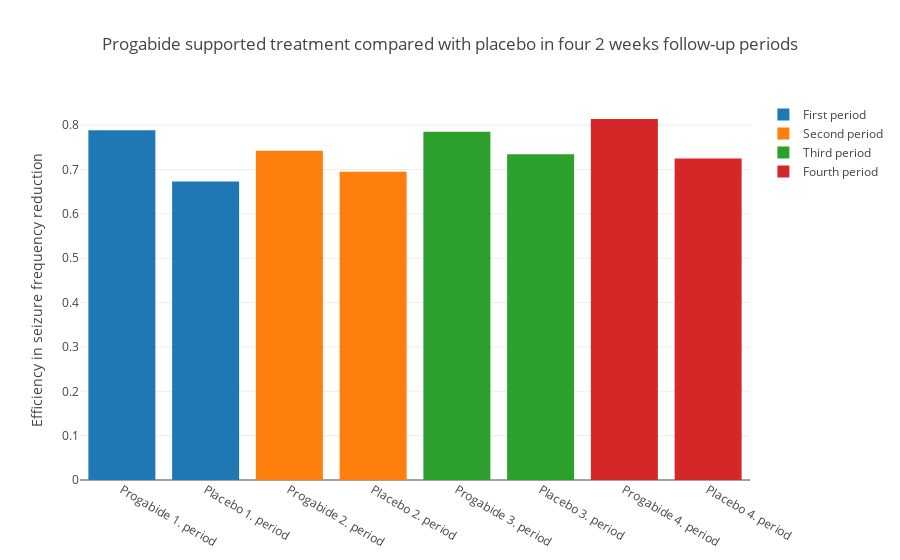

This figure's notebook cell:
### Code cell
trace1 = go.Bar(
    x = ["Progabide 1. period", "Placebo 1. period"],
    y = [progabide_efficiency_p_1, placebo_efficiency_p_1], 
    name='First period'
)
trace2 = go.Bar(
    x = ["Progabide 2. period", "Placebo 2. period"],
    y = [progabide_efficiency_p_2, placebo_efficiency_p_2], 
    name='Second period'
)
trace3 = go.Bar(
    x = ["Progabide 3. period", "Placebo 3. period"],
    y = [ progabide_efficiency_p_3, placebo_efficiency_p_3], 
    name='Third period'
)
trace4 = go.Bar(
    x = ["Progabide 4. period", "Placebo 4. period"],
    y = [ progabide_efficiency_p_4, placebo_efficiency_p_4], 
    name='Fourth period'
)
data = [trace1, trace2, trace3, trace4]

layout = go.Layout( 
    title = "Progabide supported treatment compared with placebo in four 2 weeks follow-up periods",
    yaxis=dict(
    title="Efficiency in seizure frequency reduction"),
    barmode='group'
    
)
fig = dict (data=data, layout=layout)
iplot(fig)

### Figure 1 — Plotly figure (JSON) as saved in the notebook; plotly's stock layout.template omitted (floating-point values rounded to 4 significant figures)
{"data": [{"name": "First period", "type": "bar", "x": ["Progabide 1. period", "Placebo 1. period"], "y": [0.7888, 0.6729]}, {"name": "Second period", "type": "bar", "x": ["Progabide 2. period", "Placebo 2. period"], "y": [0.7425, 0.6953]}, {"name": "Third period", "type": "bar", "x": ["Progabide 3. period", "Placebo 3. period"], "y": [0.7852, 0.7343]}, {"name": "Fourth period", "type": "bar", "x": ["Progabide 4. period", "Placebo 4. period"], "y": [0.8139, 0.7251]}], "layout": {"barmode": "group", "title": "Progabide supported treatment compared with placebo in four 2 weeks follow-up periods", "yaxis": {"title": "Efficiency in seizure frequency reduction"}}}
